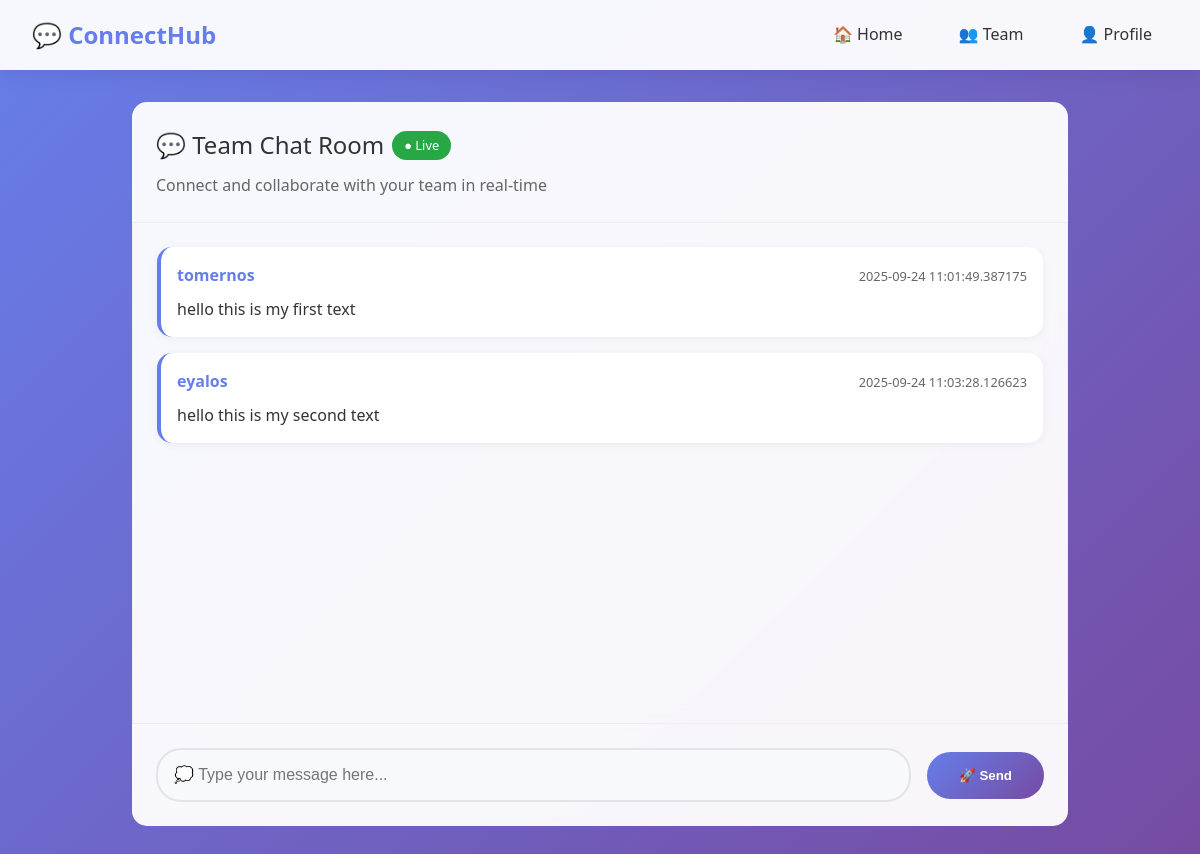
The page /chat (signed in) on the database its author committed.
### database.py (models this page shows)
class ChatMessage(Base):
    __tablename__ = "chat_messages"
    key = Column(Integer, primary_key=True, index=True)
    username = Column(String)
    message = Column(String)
    timestamp = Column(DateTime, default=datetime.utcnow)

### my_flask.py (the view)
@app.route('/chat', methods=['GET', 'POST'])
def chat():
    if 'username' not in session:
        return redirect(url_for('login'))
    if request.method == 'POST':
        message = request.form['message']
        insert_chat_message(session['username'], message)
        return redirect(url_for('chat'))
    messages = get_all_chat_messages()
    return render_template('chat.html', messages=messages)

### database.py (called while the page is built)
def get_all_chat_messages():
    db = SessionLocal()
    messages = db.query(ChatMessage).order_by(ChatMessage.timestamp.asc()).all()
    db.close()
    return messages

### templates/chat.html (shortened to what this page needs)
<!DOCTYPE html>
<html lang="en">
<head>
</head>
<body>
    <header class="header">
        <div class="nav-container">
            <a href="{{ url_for('main.index') }}" class="logo">💬 ConnectHub</a>
            <nav class="nav-links">
                <li><a href="{{ url_for('main.index') }}">🏠 Home</a></li>
                <li><a href="{{ url_for('user.user_list') }}">👥 Team</a></li>
                <li><a href="{{ url_for('user.profile') }}">👤 Profile</a></li>
            </nav>
        </div>
    </header>
    <div class="chat-container">
        <div class="chat-header">
            <div class="chat-title">
                💬 Team Chat Room
                <span class="online-indicator">● Live</span>
            </div>
            <p style="color: #666; margin: 0;">Connect and collaborate with your team in real-time</p>
        </div>
        <div class="messages-container">
            {% if messages %}
                {% for msg in messages %}
                    <div class="message {% if current_user == msg.username %}own{% endif %}">
                        <div class="message-header">
                            <span class="message-author">{{ msg.username }}</span>
                            <span class="message-time">{{ msg.timestamp or 'Just now' }}</span>
                        </div>
                        <div class="message-content">{{ msg.message }}</div>
                    </div>
                {% endfor %}
            {% else %}
                <div class="empty-state">
                    💬 No messages yet. Start the conversation!<br>
                    <small>Be the first to say hello to your team.</small>
                </div>
            {% endif %}
        </div>
        <div class="chat-input-container">
            <form method="POST" class="chat-form">
                <input type="text" name="message" class="message-input"
                       placeholder="💭 Type your message here..." required>
                <button type="submit" class="send-btn">🚀 Send</button>
            </form>
        </div>
    </div>
</body>
</html>

### templates/chat.html (style rules this page uses)
* { margin: 0; padding: 0; box-sizing: border-box; }
body { font-family: 'Segoe UI', Tahoma, Geneva, Verdana, sans-serif; line-height: 1.6; color: #333; background: linear-gradient(135deg, #667eea 0%, #764ba2 100%); min-height: 100vh; }
.header { background: rgba(255, 255, 255, 0.95); backdrop-filter: blur(10px); box-shadow: 0 2px 20px rgba(0,0,0,0.1); padding: 1rem 0; position: sticky; top: 0; z-index: 100; }
.nav-container { max-width: 1200px; margin: 0 auto; padding: 0 2rem; display: flex; justify-content: space-between; align-items: center; }
.logo { font-size: 1.5rem; font-weight: 700; color: #667eea; text-decoration: none; }
.nav-links { display: flex; list-style: none; gap: 1.5rem; align-items: center; }
.nav-links a { text-decoration: none; color: #333; font-weight: 500; padding: 0.5rem 1rem; border-radius: 20px; transition: all 0.3s ease; }
.chat-container { max-width: 1000px; margin: 2rem auto; padding: 0 2rem; }
.chat-header { background: rgba(255, 255, 255, 0.95); backdrop-filter: blur(10px); padding: 1.5rem; border-radius: 15px 15px 0 0; border-bottom: 1px solid #eee; }
.chat-title { display: flex; align-items: center; gap: 0.5rem; font-size: 1.5rem; color: #333; margin-bottom: 0.5rem; }
.online-indicator { background: #28a745; color: white; padding: 0.25rem 0.75rem; border-radius: 15px; font-size: 0.8rem; font-weight: 500; }
.messages-container { background: rgba(255, 255, 255, 0.95); backdrop-filter: blur(10px); height: 500px; overflow-y: auto; padding: 1.5rem; border-left: 1px solid #eee; border-right: 1px solid #eee; }
.message { margin-bottom: 1rem; padding: 1rem; background: white; border-radius: 15px; box-shadow: 0 2px 10px rgba(0,0,0,0.05); border-left: 4px solid #667eea; animation: slideIn 0.3s ease; }
.message-header { display: flex; justify-content: space-between; align-items: center; margin-bottom: 0.5rem; }
.message-author { font-weight: 600; color: #667eea; }
.message-time { font-size: 0.8rem; color: #666; }
.message-content { color: #333; line-height: 1.5; }
.chat-input-container { background: rgba(255, 255, 255, 0.95); backdrop-filter: blur(10px); padding: 1.5rem; border-radius: 0 0 15px 15px; border-top: 1px solid #eee; }
.chat-form { display: flex; gap: 1rem; align-items: center; }
.message-input { flex: 1; padding: 1rem; border: 2px solid #e1e5e9; border-radius: 25px; font-size: 1rem; background: #f8f9fa; transition: all 0.3s ease; }
.send-btn { padding: 1rem 2rem; background: linear-gradient(135deg, #667eea, #764ba2); color: white; border: none; border-radius: 25px; font-weight: 600; cursor: pointer; transition: all 0.3s ease; }

### rows shown on the page
ChatMessage: username "tomernos", timestamp "2025-09-24 11:01:49.387175", message "hello this is my first text"
ChatMessage: username "eyalos", timestamp "2025-09-24 11:03:28.126623", message "hello this is my second text"
